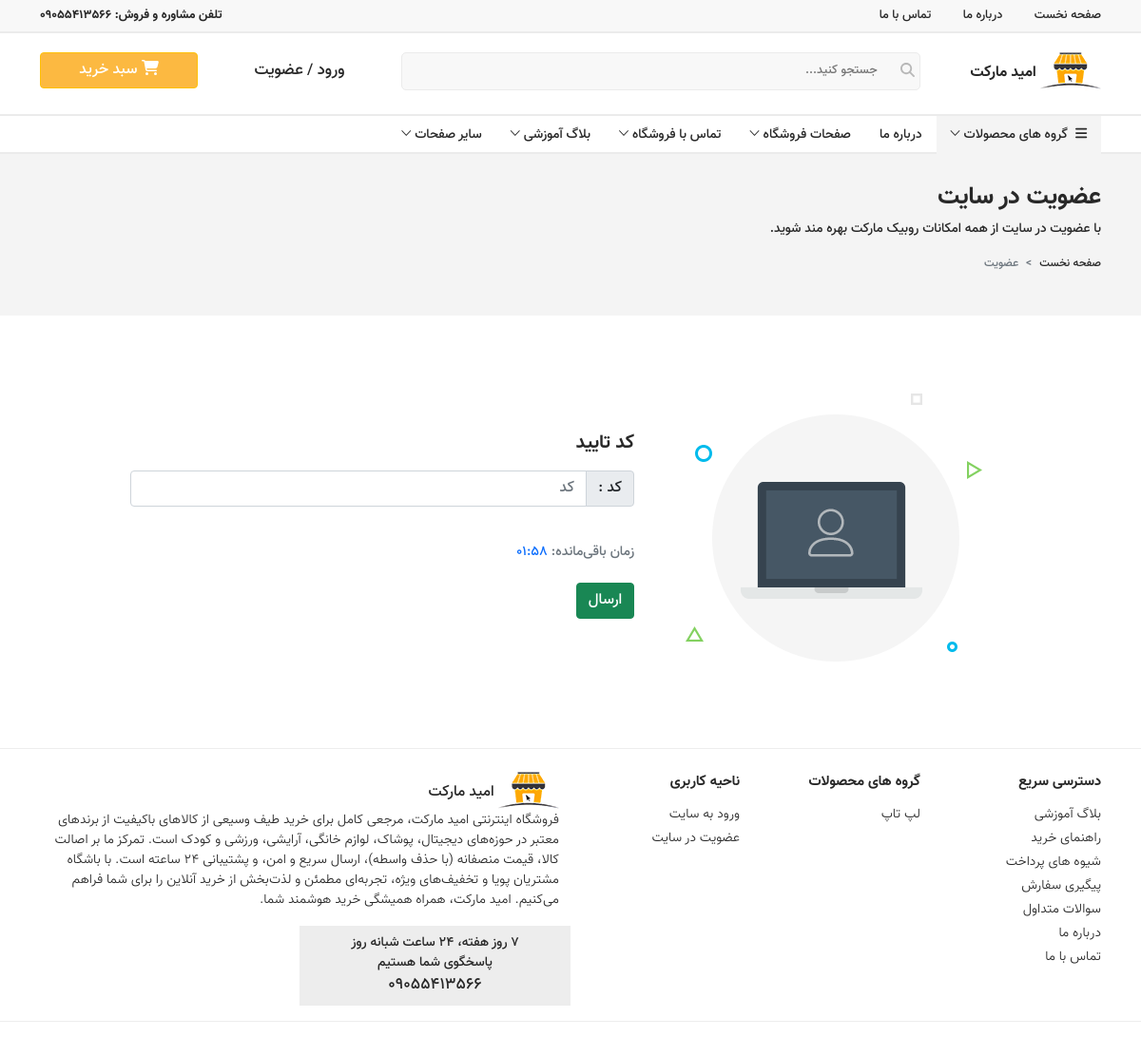
The app's page /accounts/otp/ with its own data.
### home/models.py (models this page shows, shortened)
class About_the_store(models.Model):
    description = models.TextField(null=True, blank=True, verbose_name='توضیح')
    short_description = models.TextField(null=True, blank=True, verbose_name='توضیح کوتاه')
    phone = models.CharField(max_length=11, null=True, blank=True, verbose_name='شماره تلفن')
    map_address = models.URLField(blank=True, null=True, verbose_name='آدرس نقشه')
    address = models.CharField(max_length=20, null=True, blank=True, verbose_name='آدرس')
    email = models.CharField(null=True, blank=True, verbose_name='ایمیل')
    class Meta:
        verbose_name = 'اطلاعات درباره فروشگاه'
        verbose_name_plural = 'اطلاعات های درباره فروشگاه'

class BannerLink(models.Model):
    title = models.CharField(max_length=255, blank=True, null=True, verbose_name='موضوغ')
    image = models.ImageField(upload_to='images/banners', null=True, blank=True, verbose_name='بنر')
    url = models.CharField(max_length=500, blank=True, null=True, verbose_name='آدرس')
    main_banner = models.BooleanField(default=False, blank=True, null=True, verbose_name='بتر اصلی')
    second_banner = models.BooleanField(default=False, blank=True, null=True, verbose_name='بنر فرعی')
    second_url = models.BooleanField(default=False, blank=True, null=True, verbose_name='آدرس فرعی')
    order = models.PositiveSmallIntegerField(default=0, blank=True, null=True, verbose_name='ترتیب')
    created_at = jmodels.jDateTimeField(auto_now_add=True, verbose_name='تاریج ایجاد')
    class Meta:
        ordering = ('created_at',)
        verbose_name = 'بنر و لینک نخست'
        verbose_name_plural = '	بنرها و لینک‌های نخست'

### accounts/views.py (the view, shortened to what this page needs)
# urls.py: path('otp/', views.Check_Otp.as_view(), name='otp'),
class Check_Otp(FormView):
    template_name = 'accounts/check_otp.html'
    form_class = CheckOtpForm
    success_url = reverse_lazy('home:home')
    def get_context_data(self, **kwargs):
        context = super().get_context_data(**kwargs)
        token = self.request.GET.get('token')
        remaining = 120
        context['remaining_time'] = remaining
        return context

### accounts/templates/accounts/check_otp.html (shortened to what this page needs)
{% extends 'base.html' %}
{% load static %}
{% block content %}
    <section class="inner-page" id="contact-page">
        <div class="container-fluid" id="page-hero">
            <div class="row">
                <div class="col-12">
                    <div class="container">
                        <div class="row">
                            <div class="col-12 px-0">
                                <h1>عضویت در سایت</h1>
                                <p>با عضویت در سایت از همه امکانات روبیک مارکت بهره مند شوید.</p>
                                <nav aria-label="breadcrumb">
                                    <ol class="breadcrumb">
                                        <li class="breadcrumb-item"><a href="{% url 'home:home' %}">صفحه نخست</a></li>
                                        <li class="breadcrumb-item active" aria-current="page">عضویت</li>
                                    </ol>
                                </nav>
                            </div>
                        </div>
                    </div>
                </div>
            </div>
        </div>
        <div class="container py-2 py-md-5">
            <div class="row">
                <div class="col-12 col-sm-10 offset-sm-1">
                    <div class="content">
                        <form method="post">
                            <div class="row">
                                <div class="col-12 col-lg-5 text-center">
                                    <img src="{% static 'images/login.png' %}" alt="">
                                </div>
                                <div class="col-12 col-lg-7 pt-5 pt-md-0 align-self-center">
                                    <div class="title">کد تایید</div>
                                    <div class="form-group">
                                        <div class="input-group">
                                             <span class="input-group-text" id="code_otp">کد :</span>
                                            {{ form.code }}
                                        </div>
                                    </div>
                                    <div class="form-group mt-3">
                                        <span class="font-weight-bold text-muted" style="font-size: 0.9rem;">
                                            زمان باقی‌مانده: <span id="timer-display" dir="ltr"
                                                                   class="text-primary font-weight-bold d-inline-block ml-1">--:--</span>
                                        </span>
                                    </div>
                                    <div class="form-group">
                                        <a href=""><input type="submit" value="ارسال"
                                                          class="btn btn-success"></a>
                                    </div>
                                </div>
                            </div>
                        </form>
                    </div>
                </div>
            </div>
        </div>
    </section>
{% endblock %}

### templates/includes/header.html (shortened to what this page needs)
{% load static %}
<section id="header">
    <div id="encode4325436">
        <div class="container">
            <div class="row">
                <div class="col-8 d-none d-md-block">
                    <ul>
                        <li><a href="{% url 'home:home' %}">صفحه نخست</a></li>
                        <li><a href="{% url 'home:about' %}">درباره ما</a></li>
                        <li><a href="{% url 'home:contact' %}">تماس با ما</a></li>
                    </ul>
                </div>
                <div class="col-12 col-md-4 text-center text-md-end" id="top-encode43vfbb65gtabfb">
                    <span>تلفن مشاوره و فروش: {{ about.phone }}</span>
                </div>
            </div>
        </div>
    </div>
    <div id="encode43254bvfb">
        <div class="container pt-1">
            <div class="row py-3 align-content-center">
                <div class="col-12 col-md-3 col-xl-2 text-center text-md-start pb-2" id="encode4326523bvfb">
                    <a href="{% url 'home:home' %}">
                        <img src="{% static 'images/logo.png' %}" alt="logo.png"> امید مارکت
                    </a>
                </div>
                <div class="col-12 col-md-5 col-xl-6">
                    <div id="search-bar">
                        <form method="get" action="{% url 'products:search' %}">
                            <i class="fa fa-search"></i>
                            <input type="text" name="q" autocomplete="on" placeholder="جستجو کنید...">
                        </form>
                    </div>
                </div>
                <div class="col-12 col-md-4">
                    <div class="row">
                        <div class="col-12 col-md-7 col-lg-6 text-center" id="btn-login-register">
                            {% if request.user.is_authenticated %}
                                <div class="dropdown user-menu">
                                    <button class="user-menu-btn dropdown-toggle" type="button"
                                            data-bs-toggle="dropdown" aria-expanded="false">
                                        <img src="{% static 'images/icons/profile-menu/profile.webp' %}" alt="profile"
                                             class="menu-avatar" width="20" height="20">
                                        <span>{{ request.user.full_name|default:request.user.phone_number|default:'ثبت نشده' }}</span>
                                    </button>
                                    <ul class="dropdown-menu user-menu-list">
                                        <li class="user-menu-head">
                                            <span>{{ request.user.full_name|default:request.user.phone_number|default:'ثبت نشده' }}</span>
                                            <small>{{ request.user.phone_number|default:'ثبت نشده' }}</small>
                                        </li>
                                        <li>
                                            <hr class="dropdown-divider">
                                        </li>
                                        <li>
                                            <a class="dropdown-item" href="{% url 'accounts:personal-info' %}">
                                                <img src="{% static 'images/icons/profile-menu/profile.webp' %}"> مشخصات
                                                کاربری
                                            </a>
                                        </li>
                                        <li>
                                            <a class="dropdown-item" href="{% url 'accounts:factors' %}">
                                                <img src="{% static 'images/icons/profile-menu/orders.webp' %}">
                                                سفارش‌ها
                                            </a>
                                        </li>
                                        <li>
                                            <a class="dropdown-item" href="{% url 'accounts:profile_address' %}">
                                                <img src="{% static 'images/icons/profile-menu/addresses.webp' %}">
                                                آدرس‌ها
                                            </a>
                                        </li>
                                        <li>
                                            <a class="dropdown-item" href="{% url 'accounts:favorites' %}">
                                                <img src="{% static 'images/icons/profile-menu/favorites.webp' %}">
                                                علاقه‌مندی‌ها
                                            </a>
                                        </li>
                                        <li>
                                            <hr class="dropdown-divider">
                                        </li>
                                        <li>
                                            <a class="dropdown-item text-danger" href="{% url 'accounts:logout' %}">
                                                <img src="{% static 'images/icons/profile-menu/exit.webp' %}"> خروج از
                                                حساب کاربری
                                            </a>
                                        </li>
                                    </ul>
                                </div>
                            {% else %}
                                <a href="{% url 'accounts:login' %}">ورود</a> /
                                <a href="{% url 'accounts:register' %}">عضویت</a>
                            {% endif %}
                        </div>
                        <div class="col-12 col-md-5 col-lg-6">
                            <a href="{% url 'cart:cart_detail' %}">
                                <div class="btn btn-warning w-100"><i class="fa fa-shopping-cart"></i>&nbsp;<span
                                        class="d-md-none d-lg-inline-block">سبد خرید</span>
                                </div>
                            </a>
                        </div>
                    </div>
                </div>
            </div>
        </div>
    </div>
    <div id="main-nav">
        <div class="container">
            <div class="row">
                <div class="col-12">
                    <div class="droopmenu-navbar dmarrow-down droopmenu-horizontal dmpos-top dmfade">
                        <div class="droopmenu-inner">
                            <div class="droopmenu-nav">
                                <div class="droopmenu-nav-wrap">
                                    <div class="droopmenu-navi">
                                        <ul class="droopmenu">
                                            <li class="droopmenu-parent" aria-haspopup="true">
                                                <a href="#" aria-expanded="false"><i class="fa fa-bars"></i>&nbsp;&nbsp;گروه
                                                    های محصولات<em class="droopmenu-topanim"></em></a>
                                            </li>
                                            <li><a href="{% url 'home:about' %}">درباره ما</a></li>
                                            <li class="droopmenu-parent" aria-haspopup="true">
                                                <a href="{% url 'products:product' %}" aria-expanded="false">صفحات
                                                    فروشگاه</a>
                                            </li>
                                            <li class="droopmenu-parent" aria-haspopup="true">
                                                <a href="{% url 'home:contact' %}" aria-expanded="false">تماس با فروشگاه</a>
                                            </li>
                                            <li class="droopmenu-parent" aria-haspopup="true">
                                                <a href="{% url 'blog:blog' %}" aria-expanded="false">بلاگ آموزشی</a>
                                            </li>
                                            <li class="droopmenu-parent" aria-haspopup="true">
                                                <a href="#" aria-expanded="false">سایر صفحات</a>
                                            </li>
                                        </ul>
                                    </div>
                                </div>
                            </div>
                        </div>
                    </div>
                </div>
            </div>
        </div>
    </div>
</section>

### templates/includes/footer.html (shortened to what this page needs)
{% load static %}
<section class="pt-4 pb-3" id="footer">
    <div class="container">
        <div class="row">
            <div class="col-6 col-sm-4 col-lg-2">
                <div class="title">دسترسی سریع</div>
                <ul>
                    <li><a href="#">بلاگ آموزشی</a></li>
                    <li><a href="{% url 'home:faq' %}">راهنمای خرید</a></li>
                    <li><a href="{% url 'home:faq' %}">شیوه های پرداخت</a></li>
                    <li><a href="{% url 'home:contact' %}">پیگیری سفارش</a></li>
                    <li><a href="{% url 'home:faq' %}">سوالات متداول</a></li>
                    <li><a href="{% url 'home:about' %}">درباره ما</a></li>
                    <li><a href="{% url 'home:contact' %}">تماس با ما</a></li>
                </ul>
            </div>
            <div class="col-6 col-sm-4 col-lg-2">
                <div class="title">گروه های محصولات</div>
                <ul>
                    {% for u in footer_links %}
                        <li><a href="{{ u.url }}">{{ u.title }}</a></li>
                    {% endfor %}
                </ul>
            </div>
            <div class="col-6 col-sm-4 col-lg-2 d-none d-sm-inline-block">
                <div class="title">ناحیه کاربری</div>
                <ul>
                    {% if not request.user.is_authenticated %}
                        <li><a href="{% url 'accounts:login' %}">ورود به سایت</a></li>
                        <li><a href="{% url 'accounts:register' %}">عضویت در سایت</a></li>
                    {% else %}
                        <li><a href="{% url 'cart:cart_detail' %}">سبد خرید</a></li>
                        <li><a href="{% url 'products:compare' %}">مقایسه محصول</a></li>
                    {% endif %}
                </ul>
            </div>
            <div class="col-12 col-md-12 col-lg-6">
                <img src="{% static 'images/logo.png' %}" alt=""> امید مارکت
                <p>{{ about.short_description }}</p>
                <div class="row">
                    <div class="col-12 col-md-6 text-center p-2" id="encode43vfbb65gtabfb">
                        <div>7 روز هفته، 24 ساعت شبانه روز</div>
                        <div>پاسخگوی شما هستیم</div>
                        <div>{{ about.phone }}</div>
                    </div>
                </div>
            </div>
        </div>
    </div>
</section>
<section class="py-2" id="copyright">
</section>

### records on screen
About_the_store: phone "09055413566", short_description "فروشگاه اینترنتی امید مارکت، مرجعی کامل برای خرید طیف وسیعی از کالاهای باکیفیت از برندهای معتبر در حوزه‌های دیجیتال، پوشاک، لوازم خانگی، آرایشی، ورزشی و کودک است. تمرکز ما بر اصالت کالا، قیمت منصفانه (با حذف واسطه)، ارسال سریع و امن، و پشتیبانی ۲۴ ساعته است. با باشگاه مشتریان پویا و تخفیف‌های ویژه، تجربه‌ای مطمئن و لذت‌بخش از خرید آنلاین را برای شما فراهم می‌کنیم. امید مارکت، همراه همیشگی خرید هوشمند شما."
BannerLink: title "لپ تاپ"
